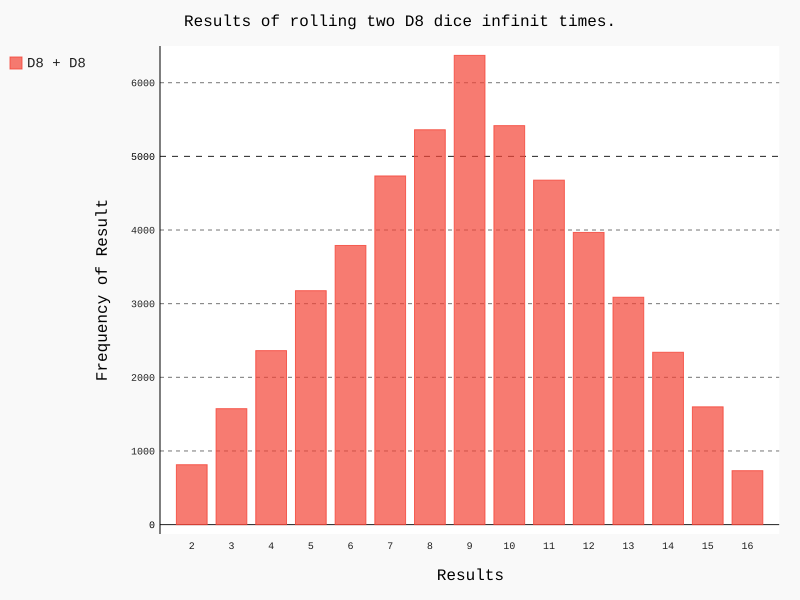

Python code for this plot:
import pygal
from die import Die

# Cria dois dados D8
die_1 = Die(8)
die_2 = Die(8)

# Faz alguns lançamentos e armazena os resultados em uma lista.
results = [die_1.roll() + die_2.roll() for roll_num in range(5000000)]

# Analiza os resultados
max_result = die_1.num_sides + die_2.num_sides
frequencies = [results.count(value) for value in range(2, max_result+1)]

# Visualiza os resultados
hist = pygal.Bar()

hist.title = "Results of rolling two D8 dice infinit times."
hist.x_labels = list(str(item) for item in range(2, max_result+1))
hist.x_title = "Results"
hist.y_title = "Frequency of Result"

hist.add('D8 + D8', frequencies)
hist.render_to_file('dice_visual.svg')
